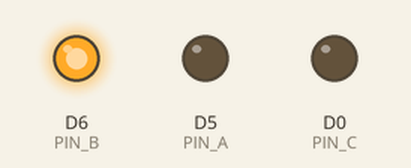
This sketch was run on a simulated ESP8266 (NodeMCU). Parts: output pins drawn as LEDs (lit = HIGH).

Above: at 0.05 s.
At 0.15 s:
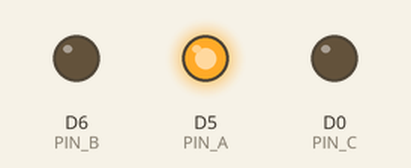
At 0.65 s:
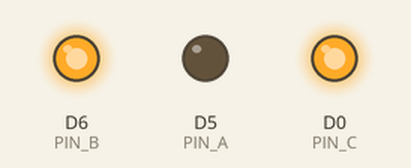
At 1.35 s:
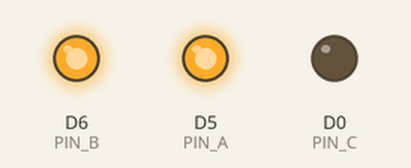
At 2.2 s:
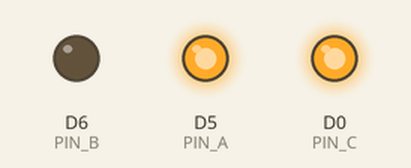
At 2.85 s:
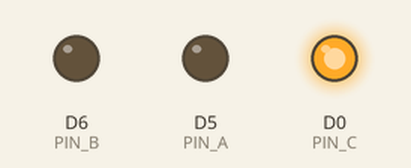
Timing chart, 0 to 3.1 s (numbered marks = the images above):
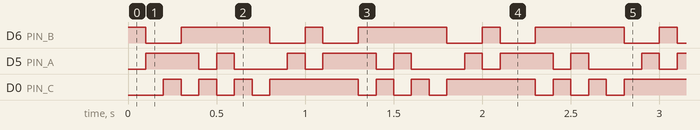

Measured:
- by itself, D6 (PIN_B): repeats every 1.0 s: LOW 0.20 s, HIGH 0.50 s, LOW 0.20 s, HIGH 0.10 s
- by itself, D5 (PIN_A): repeats every 1.0 s: LOW 0.10 s, HIGH 0.10 s, LOW 0.30 s, HIGH 0.10 s, LOW 0.10 s, HIGH 0.30 s
- by itself, D0 (PIN_C): repeats every 1.0 s: 2 × (LOW 0.10 s, HIGH 0.10 s), LOW 0.10 s, HIGH 0.50 s

The sketch:

Charlieplexing.ino
```cpp
#define PIN_A D5
#define PIN_B D6
#define PIN_C D0

void setup()
{
}

void loop()
{
  // Bucle para encender los LEDs de menor a mayor
  for (int i = 1; i <= 6; i++)
  {
    encenderLed(i);
    delay(100);
  }

  // Bucle para encender los LEDs de mayor a menor eliminando lo extremos
  for (int i = 5; i > 1; i--)
  {
    encenderLed(i);
    delay(100);
  }
}

// Función que pondrá en los estados correctos para encender un LED (HIGH, LOW e INPUT)
void ponerEstados(int pinHigh, int pinLow, int pinInput)
{
  pinMode(pinHigh, OUTPUT);
  digitalWrite(pinHigh, HIGH);
  pinMode(pinLow, OUTPUT);
  digitalWrite(pinLow, LOW);
  pinMode(pinInput, INPUT);
}

// Esta función se va a encargar de aplicar la lógica dependiendo del LED que queramos encender
void encenderLed(int led_num)
{
  switch (led_num)
  {
  case 1:
    ponerEstados(PIN_B, PIN_A, PIN_C);
    break;
  case 2:
    ponerEstados(PIN_A, PIN_B, PIN_C);
    break;
  case 3:
    ponerEstados(PIN_C, PIN_B, PIN_A);
    break;
  case 4:
    ponerEstados(PIN_B, PIN_C, PIN_A);
    break;
  case 5:
    ponerEstados(PIN_C, PIN_A, PIN_B);
    break;
  case 6:
    ponerEstados(PIN_A, PIN_C, PIN_B);
    break;
  }
}
```
